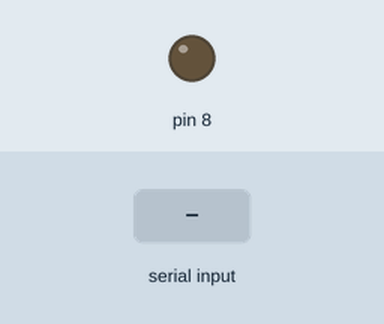
The sketch below on a simulated Arduino Uno, built with avr-gcc and run on an emulated ATmega328P. Shown: output pins drawn as LEDs (lit = HIGH). The inputs (shaded band) are chosen by the test bench.

Above: at 1.2 s.
1.3 s: "A" received over Serial
At 1.6 s:
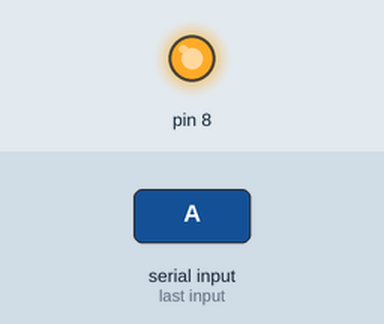
2.8 s: "S" received over Serial
At 3.9 s:
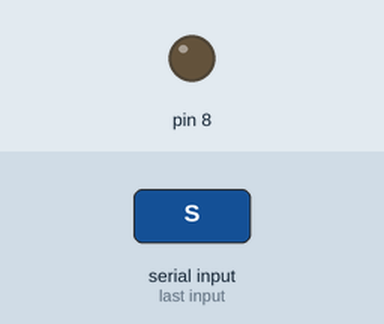
Timing chart, 0 to 5.8 s (numbered marks = the images above; inputs shaded):
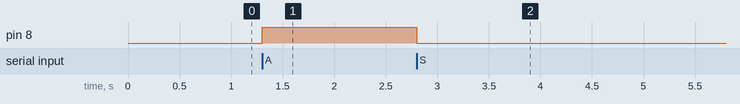

The sketch:

Serial.ino
```cpp
void setup() {

  Serial.begin(9600); // set data rate in bits per second for serial data transmission
  pinMode(8,OUTPUT);
}

void loop() {

  if(Serial.available()) // Get the number of bytes (characters) available for reading from the serial port.
  {
    int dato = Serial.read();
    if(dato == 'S') digitalWrite(8,LOW);
    if(dato == 'A') digitalWrite(8,HIGH);
  }

}
```

Measured:
- after the input at 1.3 s, pin 8: LOW → HIGH at once
- after the input at 2.8 s, pin 8: HIGH → LOW at once
